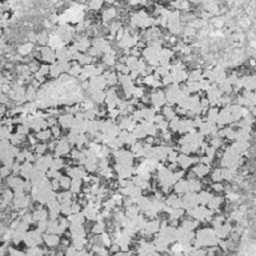
%> input picture 1.jpg, 256 x 256 px
$ octave changetrainRanden1.m   (GNU Octave 9; MATLAB toolbox functions it lacks are replaced by stand-ins)
%> lines starting %> are read from the running program, lines starting %| are printed output that depends on the picture
% changetrainRanden1.m
% Use the 9 texture images 1.jpg..9.jpg to replace trainRanden{1}
% made to have 10 texture images, but I was only given 9

% load randenData

clc

u1  = imread('1.jpg');
%> u1 is the input picture: size 256x256x3 uint8; min 43, max 248, mean 173.7
u2  = imread('2.jpg');
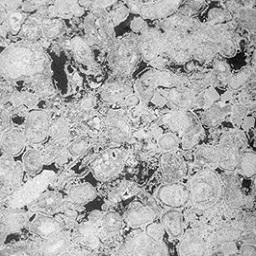
%> input picture 2.jpg, 256 x 256 px
%> u2 is the input picture: size 256x256x3 uint8; min 0, max 255, mean 175.2
u3  = imread('3.jpg');
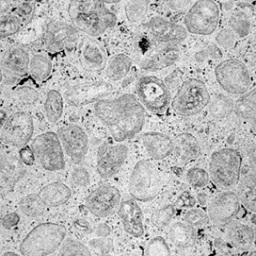
%> input picture 3.jpg, 256 x 256 px
%> u3 is the input picture: size 256x256x3 uint8; min 0, max 255, mean 183.8
u4  = imread('4.jpg');
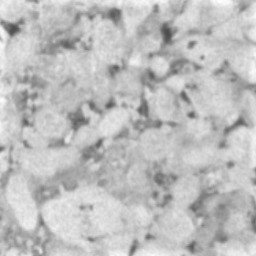
%> input picture 4.jpg, 256 x 256 px
%> u4 is the input picture: size 256x256x3 uint8; min 75, max 255, mean 190.4
u5  = imread('5.jpg');
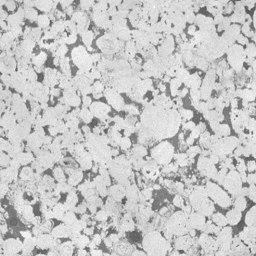
%> input picture 5.jpg, 256 x 256 px
%> u5 is the input picture: size 256x256x3 uint8; min 75, max 255, mean 200.2
u6  = imread('6.jpg');
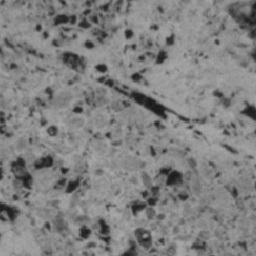
%> input picture 6.jpg, 256 x 256 px
%> u6 is the input picture: size 256x256x3 uint8; min 24, max 170, mean 128.5
%> (the run ends here)
